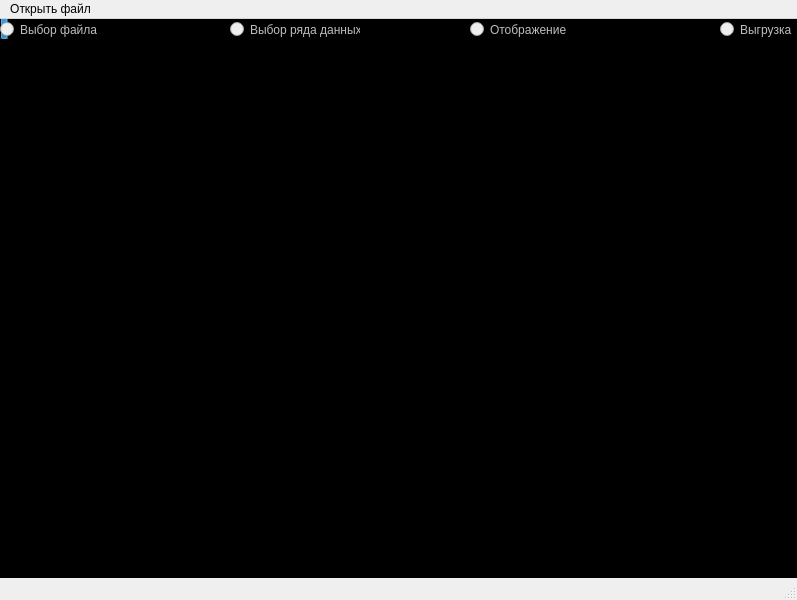
<?xml version="1.0" encoding="UTF-8"?>
<ui version="4.0">
 <class>MainWindow</class>
 <widget class="QMainWindow" name="MainWindow">
  <property name="geometry">
   <rect>
    <x>0</x>
    <y>0</y>
    <width>797</width>
    <height>600</height>
   </rect>
  </property>
  <property name="windowTitle">
   <string>MainWindow</string>
  </property>
  <widget class="QWidget" name="centralwidget">
   <widget class="QProgressBar" name="progressBar">
    <property name="geometry">
     <rect>
      <x>0</x>
      <y>-10</y>
      <width>851</width>
      <height>31</height>
     </rect>
    </property>
    <property name="autoFillBackground">
     <bool>false</bool>
    </property>
    <property name="styleSheet">
     <string notr="true">background: #000;</string>
    </property>
    <property name="value">
     <number>1</number>
    </property>
   </widget>
   <widget class="QRadioButton" name="stage_1">
    <property name="enabled">
     <bool>false</bool>
    </property>
    <property name="geometry">
     <rect>
      <x>0</x>
      <y>-10</y>
      <width>131</width>
      <height>41</height>
     </rect>
    </property>
    <property name="styleSheet">
     <string notr="true"/>
    </property>
    <property name="text">
     <string>Выбор файла</string>
    </property>
   </widget>
   <widget class="QFrame" name="content_1">
    <property name="enabled">
     <bool>true</bool>
    </property>
    <property name="geometry">
     <rect>
      <x>0</x>
      <y>20</y>
      <width>801</width>
      <height>541</height>
     </rect>
    </property>
    <property name="visible">
     <bool>false</bool>
    </property>
    <property name="autoFillBackground">
     <bool>false</bool>
    </property>
    <property name="styleSheet">
     <string notr="true">background: #000;</string>
    </property>
    <property name="frameShape">
     <enum>QFrame::StyledPanel</enum>
    </property>
    <property name="frameShadow">
     <enum>QFrame::Plain</enum>
    </property>
    <widget class="QLabel" name="label">
     <property name="geometry">
      <rect>
       <x>10</x>
       <y>30</y>
       <width>291</width>
       <height>40</height>
      </rect>
     </property>
     <property name="styleSheet">
      <string notr="true">font-size: 30px; color: #ffffff;</string>
     </property>
     <property name="text">
      <string>Выберите CSV файл</string>
     </property>
    </widget>
    <widget class="QPushButton" name="openFileBtn">
     <property name="enabled">
      <bool>true</bool>
     </property>
     <property name="geometry">
      <rect>
       <x>10</x>
       <y>110</y>
       <width>281</width>
       <height>60</height>
      </rect>
     </property>
     <property name="cursor">
      <cursorShape>PointingHandCursor</cursorShape>
     </property>
     <property name="toolTip">
      <string>Открыть форму открытия файла</string>
     </property>
     <property name="styleSheet">
      <string notr="true">background: #c3fb12; font-size: 20px; padding: 9px; border-radius: 10px;</string>
     </property>
     <property name="text">
      <string>ОТКРЫТЬ ФАЙЛ</string>
     </property>
     <property name="flat">
      <bool>false</bool>
     </property>
    </widget>
    <widget class="QLabel" name="csv_file_path">
     <property name="geometry">
      <rect>
       <x>330</x>
       <y>120</y>
       <width>421</width>
       <height>40</height>
      </rect>
     </property>
     <property name="styleSheet">
      <string notr="true">font-size: 19px; color: #aaaaaa;</string>
     </property>
     <property name="text">
      <string>c:\erfew\eeeefew\fewfwewe\ffweefwe.csv</string>
     </property>
    </widget>
    <widget class="QPushButton" name="chooseDataRows">
     <property name="enabled">
      <bool>true</bool>
     </property>
     <property name="geometry">
      <rect>
       <x>480</x>
       <y>230</y>
       <width>281</width>
       <height>60</height>
      </rect>
     </property>
     <property name="cursor">
      <cursorShape>PointingHandCursor</cursorShape>
     </property>
     <property name="toolTip">
      <string>Перейти к обработке файла</string>
     </property>
     <property name="styleSheet">
      <string notr="true">background: transparent; color: #888; border: 1px solid #aaa; border-radius: 10px;  font-size: 20px; padding: 9px; </string>
     </property>
     <property name="text">
      <string>ПРОДОЛЖИТЬ</string>
     </property>
     <property name="flat">
      <bool>false</bool>
     </property>
    </widget>
    <widget class="QLabel" name="csv_file_path_2">
     <property name="geometry">
      <rect>
       <x>10</x>
       <y>180</y>
       <width>291</width>
       <height>121</height>
      </rect>
     </property>
     <property name="styleSheet">
      <string notr="true">font-size: 19px; color: #858585;</string>
     </property>
     <property name="text">
      <string>Внимание! Файл CSV должен быть обязательно с заголовками, а то будут проблемы с отображением</string>
     </property>
     <property name="wordWrap">
      <bool>true</bool>
     </property>
    </widget>
   </widget>
   <widget class="QRadioButton" name="stage_2">
    <property name="enabled">
     <bool>false</bool>
    </property>
    <property name="geometry">
     <rect>
      <x>230</x>
      <y>-10</y>
      <width>130</width>
      <height>41</height>
     </rect>
    </property>
    <property name="styleSheet">
     <string notr="true"/>
    </property>
    <property name="text">
     <string>Выбор ряда данных</string>
    </property>
   </widget>
   <widget class="QRadioButton" name="stage_3">
    <property name="enabled">
     <bool>false</bool>
    </property>
    <property name="geometry">
     <rect>
      <x>470</x>
      <y>-10</y>
      <width>130</width>
      <height>41</height>
     </rect>
    </property>
    <property name="styleSheet">
     <string notr="true"/>
    </property>
    <property name="text">
     <string>Отображение</string>
    </property>
   </widget>
   <widget class="QRadioButton" name="stage_4">
    <property name="enabled">
     <bool>false</bool>
    </property>
    <property name="geometry">
     <rect>
      <x>720</x>
      <y>-10</y>
      <width>130</width>
      <height>41</height>
     </rect>
    </property>
    <property name="styleSheet">
     <string notr="true"/>
    </property>
    <property name="text">
     <string>Выгрузка</string>
    </property>
   </widget>
   <widget class="QFrame" name="content_2">
    <property name="geometry">
     <rect>
      <x>0</x>
      <y>20</y>
      <width>801</width>
      <height>541</height>
     </rect>
    </property>
    <property name="visible">
     <bool>false</bool>
    </property>
    <property name="styleSheet">
     <string notr="true">background: #000; color: #fff;</string>
    </property>
    <property name="frameShape">
     <enum>QFrame::StyledPanel</enum>
    </property>
    <property name="frameShadow">
     <enum>QFrame::Raised</enum>
    </property>
    <widget class="QLabel" name="label_2">
     <property name="geometry">
      <rect>
       <x>10</x>
       <y>0</y>
       <width>541</width>
       <height>91</height>
      </rect>
     </property>
     <property name="styleSheet">
      <string notr="true">font-size: 30px; color: #ffffff;</string>
     </property>
     <property name="text">
      <string>В файле обнаружены следующие столбцы данных</string>
     </property>
     <property name="wordWrap">
      <bool>true</bool>
     </property>
    </widget>
    <widget class="QScrollArea" name="data_columns_area">
     <property name="geometry">
      <rect>
       <x>10</x>
       <y>100</y>
       <width>471</width>
       <height>411</height>
      </rect>
     </property>
     <property name="widgetResizable">
      <bool>true</bool>
     </property>
     <widget class="QWidget" name="scrollAreaWidgetContents">
      <property name="geometry">
       <rect>
        <x>0</x>
        <y>0</y>
        <width>469</width>
        <height>409</height>
       </rect>
      </property>
      <layout class="QVBoxLayout" name="verticalLayout">
       <item>
        <widget class="QLabel" name="label_3">
         <property name="text">
          <string>TextLabel</string>
         </property>
        </widget>
       </item>
      </layout>
     </widget>
    </widget>
    <widget class="QPushButton" name="chooseDataRepresentation">
     <property name="enabled">
      <bool>true</bool>
     </property>
     <property name="geometry">
      <rect>
       <x>510</x>
       <y>260</y>
       <width>281</width>
       <height>60</height>
      </rect>
     </property>
     <property name="cursor">
      <cursorShape>PointingHandCursor</cursorShape>
     </property>
     <property name="toolTip">
      <string>Перейти к выбору отображения данных</string>
     </property>
     <property name="styleSheet">
      <string notr="true">background: transparent; color: #888; border: 1px solid #aaa; border-radius: 10px;  font-size: 20px; padding: 9px; </string>
     </property>
     <property name="text">
      <string>ПРОДОЛЖИТЬ</string>
     </property>
     <property name="flat">
      <bool>false</bool>
     </property>
    </widget>
   </widget>
   <widget class="QLabel" name="label_4">
    <property name="geometry">
     <rect>
      <x>310</x>
      <y>380</y>
      <width>451</width>
      <height>391</height>
     </rect>
    </property>
    <property name="text">
     <string>TextLabel</string>
    </property>
   </widget>
   <widget class="QFrame" name="content_3">
    <property name="geometry">
     <rect>
      <x>0</x>
      <y>20</y>
      <width>811</width>
      <height>541</height>
     </rect>
    </property>
    <property name="visible">
     <bool>false</bool>
    </property>
    <property name="styleSheet">
     <string notr="true">background: #000000; color: #ffffff;</string>
    </property>
    <property name="frameShape">
     <enum>QFrame::StyledPanel</enum>
    </property>
    <property name="frameShadow">
     <enum>QFrame::Raised</enum>
    </property>
    <widget class="QScrollArea" name="data_area">
     <property name="geometry">
      <rect>
       <x>0</x>
       <y>90</y>
       <width>431</width>
       <height>451</height>
      </rect>
     </property>
     <property name="widgetResizable">
      <bool>true</bool>
     </property>
     <widget class="QWidget" name="scrollAreaWidgetContents_2">
      <property name="geometry">
       <rect>
        <x>0</x>
        <y>0</y>
        <width>429</width>
        <height>449</height>
       </rect>
      </property>
      <layout class="QVBoxLayout" name="verticalLayout_2">
       <item>
        <widget class="QLabel" name="label_5">
         <property name="text">
          <string>TextLabel</string>
         </property>
        </widget>
       </item>
      </layout>
     </widget>
    </widget>
    <widget class="QLabel" name="label_6">
     <property name="geometry">
      <rect>
       <x>10</x>
       <y>30</y>
       <width>451</width>
       <height>40</height>
      </rect>
     </property>
     <property name="styleSheet">
      <string notr="true">font-size: 30px; color: #ffffff;</string>
     </property>
     <property name="text">
      <string>Получены следующие данные</string>
     </property>
    </widget>
    <widget class="QPushButton" name="chooseDataRepresentation_2">
     <property name="enabled">
      <bool>true</bool>
     </property>
     <property name="geometry">
      <rect>
       <x>460</x>
       <y>250</y>
       <width>321</width>
       <height>60</height>
      </rect>
     </property>
     <property name="cursor">
      <cursorShape>PointingHandCursor</cursorShape>
     </property>
     <property name="toolTip">
      <string>Перейти к выбору отображения данных</string>
     </property>
     <property name="styleSheet">
      <string notr="true">background: transparent; color: #888; border: 1px solid #aaa; border-radius: 10px;  font-size: 20px; padding: 9px; </string>
     </property>
     <property name="text">
      <string>СОПОСТАВИТЬ С ПАРАМЕТРОМ</string>
     </property>
     <property name="flat">
      <bool>false</bool>
     </property>
    </widget>
    <widget class="QPushButton" name="chooseDataRepresentation_3">
     <property name="enabled">
      <bool>true</bool>
     </property>
     <property name="geometry">
      <rect>
       <x>460</x>
       <y>180</y>
       <width>321</width>
       <height>60</height>
      </rect>
     </property>
     <property name="cursor">
      <cursorShape>PointingHandCursor</cursorShape>
     </property>
     <property name="toolTip">
      <string>Перейти к выбору отображения данных</string>
     </property>
     <property name="styleSheet">
      <string notr="true">color: #000; background: #c3fb12; font-size: 20px; padding: 9px; border-radius: 10px;</string>
     </property>
     <property name="text">
      <string>ПОСТРОИТЬ ГРАФИК</string>
     </property>
     <property name="flat">
      <bool>false</bool>
     </property>
    </widget>
   </widget>
   <widget class="QFrame" name="content_4">
    <property name="geometry">
     <rect>
      <x>0</x>
      <y>20</y>
      <width>801</width>
      <height>551</height>
     </rect>
    </property>
    <property name="styleSheet">
     <string notr="true">background: #000;</string>
    </property>
    <property name="frameShape">
     <enum>QFrame::StyledPanel</enum>
    </property>
    <property name="frameShadow">
     <enum>QFrame::Raised</enum>
    </property>
   </widget>
  </widget>
  <widget class="QMenuBar" name="menubar">
   <property name="geometry">
    <rect>
     <x>0</x>
     <y>0</y>
     <width>797</width>
     <height>21</height>
    </rect>
   </property>
   <widget class="QMenu" name="menu">
    <property name="title">
     <string>Открыть файл</string>
    </property>
    <addaction name="separator"/>
    <addaction name="action_2"/>
   </widget>
   <addaction name="menu"/>
  </widget>
  <widget class="QStatusBar" name="statusbar"/>
  <action name="action_2">
   <property name="text">
    <string>Заново</string>
   </property>
  </action>
 </widget>
 <resources/>
 <connections/>
</ui>
